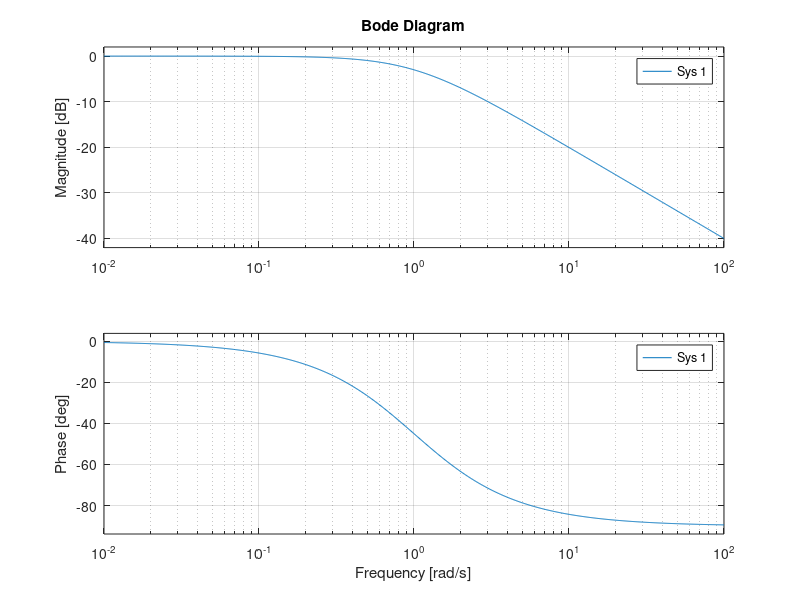
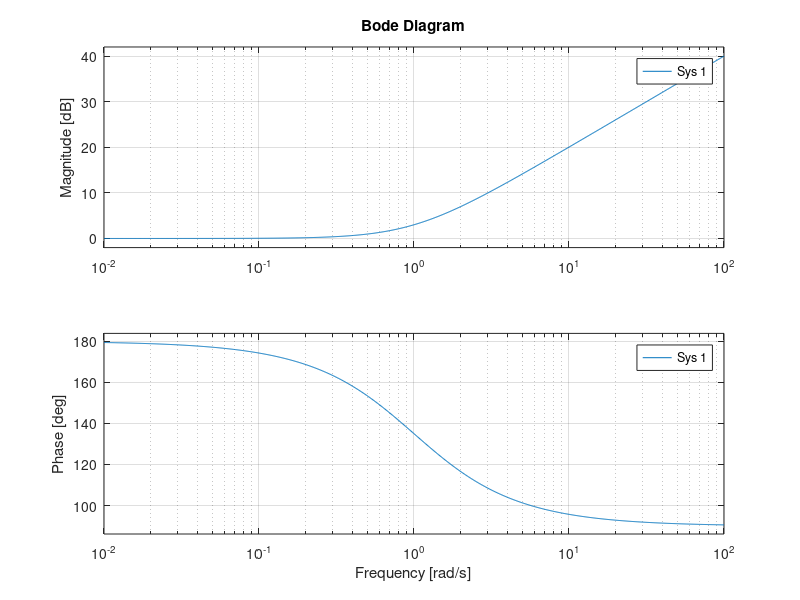
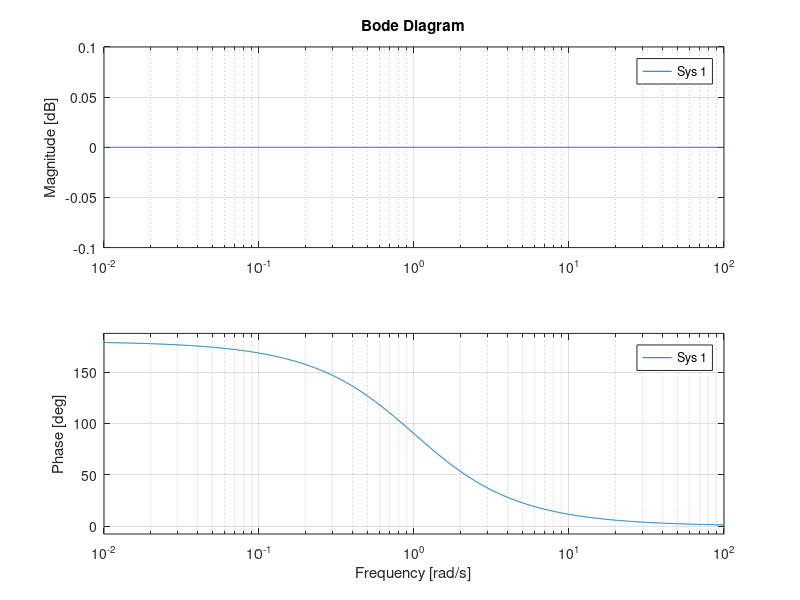
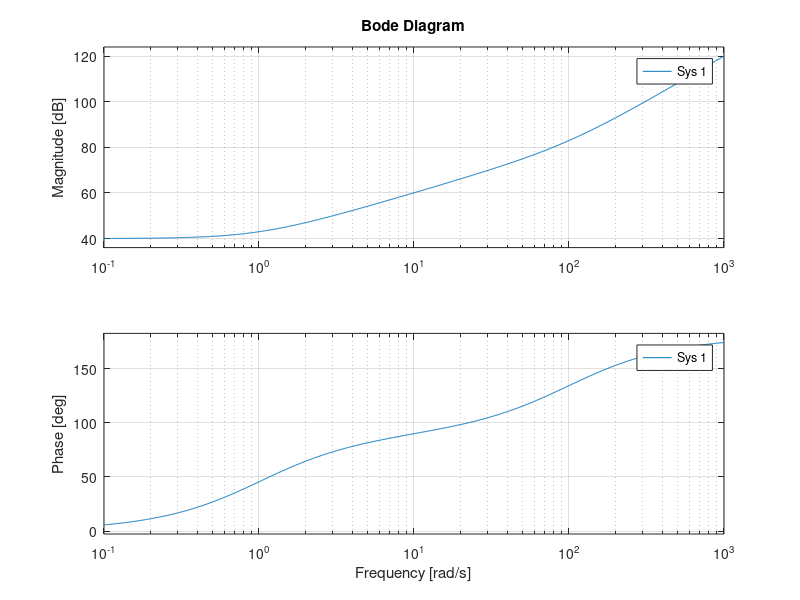

Write the MATLAB code that produced these figures, in order.
% s = tf('s');
% sys = exp(-0.1*s);    
% sysx = pade(sys,1)
% a
figure(1);
bode(tf([1], [1 1]))
% b
figure(2)
bode(tf([ 1 -1], [1]))
% c
figure(3);
bode(tf([1 -1], [1 1]))
% d
figure(4);
bode(tf([1 101 100], [1]))
% e
figure(5);
bode(tf([1], [1 101 100]))
% f
figure(6);
bode(tf([1], [1 1 1]))
